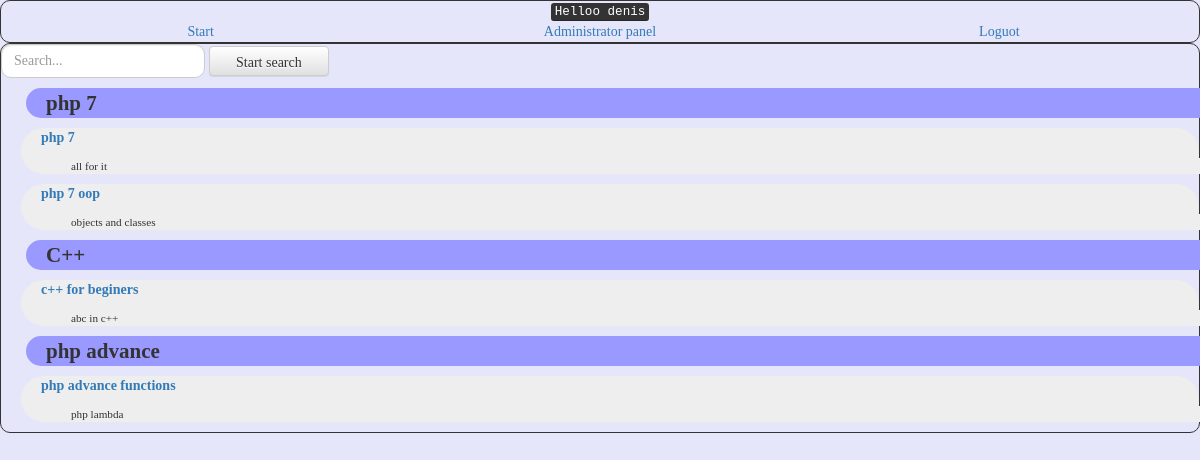
Screenshot of /index.php (signed in) with the database file from the repository.
### tables this page shows
CREATE TABLE `group_cat` (
  `group_cat_id` int(11) NOT NULL,
  `name` varchar(50) NOT NULL,
  `active` tinyint(4) NOT NULL DEFAULT '1',
  `date_added` int(11) NOT NULL,
  `description` varchar(255) NOT NULL
);

CREATE TABLE `category` (
  `category_id` int(11) NOT NULL,
  `group_cat_id` int(11) NOT NULL,
  `name` varchar(50) NOT NULL,
  `description` varchar(255) NOT NULL,
  `active` tinyint(4) NOT NULL DEFAULT '1',
  `date_added` int(11) NOT NULL
);

### index.php (the view, shortened to what this page needs)
<?php
require ('functions.php');
$dbc = db_connect();
echo '<form action="'.htmlspecialchars($_SERVER["PHP_SELF"]).'" method="POST" class="form-inline">
<div class="form-group">
	<input  type="text" name="search" placeholder="Search..." class="form-control" id="exampleInputName2">
	<input  type="submit" value=" Start search" class="btn btn-default">
	<input  type="hidden" name="submited" value="1" class="btn btn-default">
</div>
</form>';
$res = sql_corect($dbc, "SELECT group_cat_id, name FROM  group_cat WHERE active = 1");
	while($row = mysqli_fetch_assoc($res)){
		$groups[]= $row;
	}
		foreach($groups as $v){
			$res = sql_corect($dbc, "SELECT category_id, name, description FROM category WHERE active = 1 AND group_cat_id =".data_validated($dbc, $v['group_cat_id']));
			echo '<div class="group_cat"><p>'.$v['name'].'</p>';
				while($row = mysqli_fetch_assoc($res)){
					echo '<div class="cat"><a href="topic.php?id='.$row['category_id'].'">'.$row['name'].'</a><p>'.$row['description'].'</p></div>';
				}
			echo '</div>';
		}

### css/style.css (style rules this page uses)
body { background: rgb(230,230,250) !important; }
.group_cat { box-sizing: border-box; width:100%; padding-left:10px; margin:5px; }
.group_cat p { border-radius: 25px; box-sizing: border-box; width:100%; background-color:#9999FF; padding-left:20px; margin:10px; font-size:1.5em; font-family:Comic Sans MS; font-weight:bold; }
.cat { box-sizing: border-box; border-radius: 25px; font-size:1em; font-weight:bold; padding-left:20px; margin:5px; background-color:#eee; font-family:Comic Sans MS; }
.cat p { font-size:0.8em; font-weight:normal; background-color:#eee; font-family:Comic Sans MS; }
a:link { text-decoration: none; font-family: Comic Sans MS; }
input { width: 150px; height: 30px; border: 3px solid #cccccc; padding: 5px; font-family: Comic Sans MS; background-position: bottom right; background-repeat: no-repeat; border-radius:10px; }
.form-control, #exampleInputEmail1 { font-family: Comic Sans MS !important; border-radius: 10px !important; }
input { width:120px ; font-family: Comic Sans MS !important; }

### rows the page displays
group_cat: name "php 7"
category: name "php 7", description "all for it"
category: name "php 7 oop", description "objects and classes"
group_cat: name "C++"
category: name "c++ for beginers", description "abc in c++"
group_cat: name "php advance"
category: name "php advance functions", description "php lambda"

### other values shown
$_SESSION['user_info']['login'] "denis"
